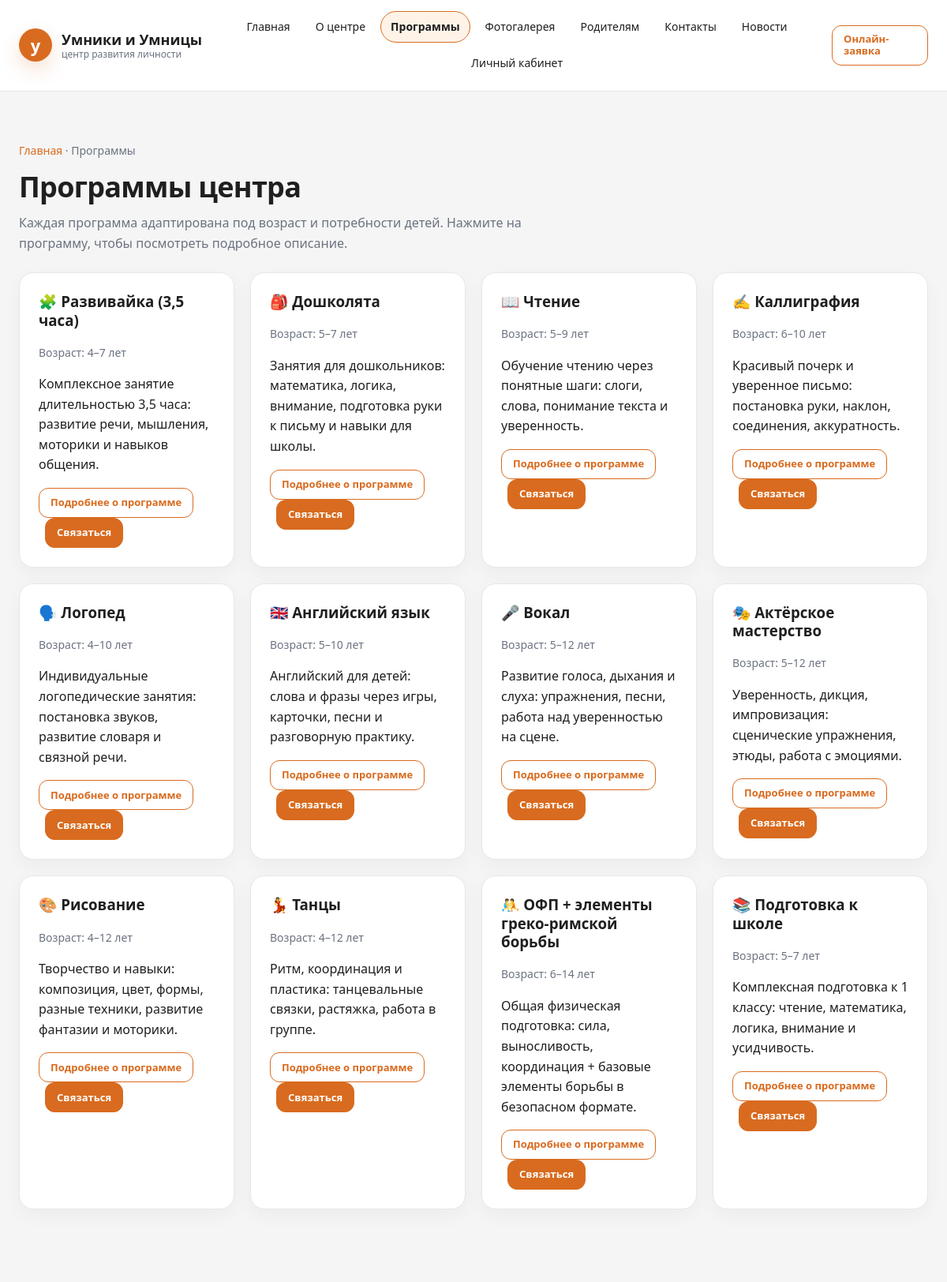
Screenshot of /programs.php with the database file from the repository.
### tables this page shows
CREATE TABLE IF NOT EXISTS programs (
    id INT UNSIGNED AUTO_INCREMENT PRIMARY KEY,
    title VARCHAR(255) NOT NULL,
    slug VARCHAR(255) NOT NULL UNIQUE,
    age_from TINYINT NULL,
    age_to TINYINT NULL,
    short_description TEXT NULL,
    full_description TEXT NULL,
    is_active TINYINT(1) NOT NULL DEFAULT 1,
    sort_order INT DEFAULT 0,
    created_at TIMESTAMP DEFAULT CURRENT_TIMESTAMP
);

### programs.php (the view, shortened to what this page needs)
<?php
require_once __DIR__ . '/config.php';
function program_emoji(string $slug): string {
    $map = [
        'razvivaika-4plus' => '🧩',
        'doshkolyata-5plus' => '🎒',
        'reading' => '📖',
        'calligraphy' => '✍️',
        'speech-therapist' => '🗣️',
        'english' => '🇬🇧',
        'vocal' => '🎤',
        'acting' => '🎭',
        'drawing' => '🎨',
        'dance' => '💃',
        'ofp-wrestling' => '🤼',
        'school-prep' => '📚',
    ];
    return $map[$slug] ?? '✨';
}
try {
    $stmt = $pdo->query("SELECT * FROM programs WHERE is_active = 1 ORDER BY sort_order, id");
    $programs = $stmt->fetchAll();
} catch (PDOException $e) {
    $programs = [];
}
?>
<!DOCTYPE html>
<html lang="ru">
<head>
    <link rel="stylesheet" href="assets/css/style.css">
</head>
<body>
<header class="site-header">
    <div class="container header-inner">
        <div class="logo">
            <div class="logo-circle">у</div>
            <div class="logo-text">
                <div class="logo-title">Умники и Умницы</div>
                <div class="logo-subtitle">центр развития личности</div>
            </div>
        </div>
        <nav class="main-nav">
            <a href="index.html">Главная</a>
            <a href="about.html">О центре</a>
            <a href="programs.php" class="is-current">Программы</a>
            <a href="gallery.html">Фотогалерея</a>
            <a href="parents.php">Родителям</a>
            <a href="contacts.html">Контакты</a>
            <a href="news.php">Новости</a>
            <a href="login.php">Личный кабинет</a>
        </nav>
        <a href="parents.php" class="btn btn-sm btn-outline">Онлайн-заявка</a>
    </div>
</header>
<main>
    <section class="section section-alt">
        <div class="container">
            <div class="breadcrumbs"><a href="index.html">Главная</a> · Программы</div>
            <h1 class="page-title">Программы центра</h1>
            <p class="section-lead">
                Каждая программа адаптирована под возраст и потребности детей.
                Нажмите на программу, чтобы посмотреть подробное описание.
            </p>
            <?php if (!$programs): ?>
                <p>Пока нет добавленных программ.</p>
            <?php else: ?>
                <div class="cards-row">
                    <?php foreach ($programs as $p): ?>
                        <article class="program-card">
                            <h3>
                                <a href="program.php?slug=<?php echo urlencode($p['slug']); ?>" style="text-decoration:none;color:inherit;">
                                    <?php echo program_emoji($p['slug']) . ' ' . htmlspecialchars($p['title'], ENT_QUOTES | ENT_SUBSTITUTE, 'UTF-8'); ?>
                                </a>
                            </h3>
                            <p class="section-lead" style="margin-bottom:6px;">
                                Возраст:
                                <?php if ($p['age_from'] || $p['age_to']): ?>
                                    <?php echo htmlspecialchars((string)$p['age_from'], ENT_QUOTES | ENT_SUBSTITUTE, 'UTF-8'); ?>–<?php echo htmlspecialchars((string)$p['age_to'], ENT_QUOTES | ENT_SUBSTITUTE, 'UTF-8'); ?> лет
                                <?php else: ?>
                                    по согласованию
                                <?php endif; ?>
                            </p>
                            <?php if (!empty($p['short_description'])): ?>
                                <p><?php echo nl2br(htmlspecialchars($p['short_description'], ENT_QUOTES | ENT_SUBSTITUTE, 'UTF-8')); ?></p>
                            <?php endif; ?>
                            <a href="program.php?slug=<?php echo urlencode($p['slug']); ?>" class="btn btn-sm btn-outline">
                                Подробнее о программе
                            </a>
                            <a href="parents.php" class="btn btn-sm btn-full" style="margin-left:8px;">
                                Связаться
                            </a>
                        </article>
                    <?php endforeach; ?>
                </div>
            <?php endif; ?>
        </div>
    </section>
</main>
</body>
</html>

### assets/css/style.css (style rules this page uses)
:root { --accent: #D86B1F; --accent-hover: #BF5A17; --accent-soft: #FFF3E8; --text: #1F1F1F; --muted: #6B7280; --bg-soft: #F5F5F5; --border: #E5E7EB; --card: #FFFFFF; --input-hover: #F0F0F0; --input-border-hover: #D1D5DB; --placeholder: #9CA3AF; --danger: #DC2626; --success: #16A34A; --shadow-card: 0 8px 24px rgba(0, 0, 0, 0.04); --shadow-soft: 0 14px 34px rgba(31, 31, 31, 0.07); --radius-card: 18px; --radius-control: 12px; }
*, *::before, *::after { box-sizing: border-box; }
html { margin: 0; padding: 0; overflow-x: hidden; scroll-behavior: smooth; }
body { margin: 0; padding: 0; min-width: 0; overflow-x: hidden; font-family: system-ui, -apple-system, BlinkMacSystemFont, "SF Pro Text", "Segoe UI", sans-serif; color: var(--text); background: var(--bg-soft); line-height: 1.6; text-rendering: optimizeLegibility; }
a { color: var(--accent); text-underline-offset: 3px; transition: color 0.16s ease, background 0.16s ease, border-color 0.16s ease, box-shadow 0.16s ease, transform 0.16s ease; }
.container { width: min(1180px, 100% - 48px); margin: 0 auto; }
main { padding-bottom: 64px; }
.section { padding: 64px 0; }
.section-alt { background: var(--bg-soft); }
.site-header { position: sticky; top: 0; z-index: 50; background: rgba(255, 255, 255, 0.94); border-bottom: 1px solid var(--border); backdrop-filter: blur(14px); }
.header-inner { display: flex; align-items: center; justify-content: space-between; gap: 20px; padding: 14px 0; }
.logo { display: flex; align-items: center; gap: 12px; min-width: max-content; }
.logo-circle { width: 42px; height: 42px; border-radius: 50%; background: var(--accent); box-shadow: 0 10px 24px rgba(216, 107, 31, 0.2); display: flex; align-items: center; justify-content: center; color: #FFFFFF; font-weight: 800; font-size: 22px; text-transform: lowercase; }
.logo-text { display: flex; flex-direction: column; line-height: 1.25; }
.logo-title { font-weight: 700; font-size: 18px; color: var(--text); }
.logo-subtitle { font-size: 12px; color: var(--muted); }
.main-nav { display: flex; gap: 6px; align-items: center; justify-content: center; flex-wrap: wrap; font-size: 14px; }
.main-nav a { text-decoration: none; color: var(--text); padding: 8px 12px; border-radius: 999px; border: 1px solid transparent; white-space: nowrap; }
.main-nav a.is-current { background: var(--accent-soft); border-color: var(--accent); color: var(--text); font-weight: 700; }
.btn, button[type="submit"], input[type="submit"], input[type="button"] { display: inline-flex; align-items: center; justify-content: center; gap: 8px; min-height: 44px; border-radius: var(--radius-control); border: 1px solid var(--border); cursor: pointer; padding: 12px 18px; font-size: 14px; line-height: 1.2; font-weight: 600; text-decoration: none; color: var(--text); background: var(--bg-soft); box-shadow: none; appearance: none; }
.btn-full, button.btn-full, input.btn-full, button[type="submit"]:not(.btn-outline):not(.btn-white) { background: var(--accent); color: #FFFFFF; border-color: var(--accent); }
.btn-outline { background: #FFFFFF; color: var(--accent); border-color: var(--accent); }
.btn-sm { min-height: 38px; padding: 9px 14px; font-size: 13px; }
.page-title { font-size: clamp(28px, 3vw, 40px); line-height: 1.16; letter-spacing: -0.02em; font-weight: 700; margin: 0 0 12px; }
.hero-subtitle, .section-lead { font-size: 16px; color: var(--muted); max-width: 680px; margin: 0 0 20px; }
.cards-row, .lite-grid { display: grid; grid-template-columns: repeat(auto-fit, minmax(260px, 1fr)); gap: 20px; margin-top: 24px; }
.card, .news-card, .program-card, .photo-card, .big-form, .table-wrapper { background: var(--card); border: 1px solid var(--border); border-radius: var(--radius-card); box-shadow: var(--shadow-card); }
.card, .news-card, .program-card, .big-form { padding: 24px; }
.card h2, .card h3, .news-card h2, .news-card h3, .program-card h2, .program-card h3 { margin-top: 0; font-weight: 700; line-height: 1.25; }
.breadcrumbs { font-size: 14px; color: var(--muted); margin-bottom: 14px; }
.breadcrumbs a { color: var(--accent); text-decoration: none; }
.news-meta, .program-card .section-lead, .card .section-lead { font-size: 14px; color: var(--muted); }
.program-card, .news-card { height: 100%; }

### rows the page displays
programs: slug "🧩", title "Развивайка (3,5 часа)", age_from "4", age_to "7", short_description "Комплексное занятие длительностью 3,5 часа: развитие речи, мышления, моторики и навыков общения."
programs: slug "🎒", title "Дошколята", age_from "5", age_to "7", short_description "Занятия для дошкольников: математика, логика, внимание, подготовка руки к письму и навыки для школы."
programs: slug "📖", title "Чтение", age_from "5", age_to "9", short_description "Обучение чтению через понятные шаги: слоги, слова, понимание текста и уверенность."
programs: slug "✍️", title "Каллиграфия", age_from "6", age_to "10", short_description "Красивый почерк и уверенное письмо: постановка руки, наклон, соединения, аккуратность."
programs: slug "🗣️", title "Логопед", age_from "4", age_to "10", short_description "Индивидуальные логопедические занятия: постановка звуков, развитие словаря и связной речи."
programs: slug "🇬🇧", title "Английский язык", age_from "5", age_to "10", short_description "Английский для детей: слова и фразы через игры, карточки, песни и разговорную практику."
programs: slug "🎤", title "Вокал", age_from "5", age_to "12", short_description "Развитие голоса, дыхания и слуха: упражнения, песни, работа над уверенностью на сцене."
programs: slug "🎭", title "Актёрское мастерство", age_from "5", age_to "12", short_description "Уверенность, дикция, импровизация: сценические упражнения, этюды, работа с эмоциями."
programs: slug "🎨", title "Рисование", age_from "4", age_to "12", short_description "Творчество и навыки: композиция, цвет, формы, разные техники, развитие фантазии и моторики."
programs: slug "💃", title "Танцы", age_from "4", age_to "12", short_description "Ритм, координация и пластика: танцевальные связки, растяжка, работа в группе."
programs: slug "🤼", title "ОФП + элементы греко-римской борьбы", age_from "6", age_to "14", short_description "Общая физическая подготовка: сила, выносливость, координация + базовые элементы борьбы в безопасном формате."
programs: slug "📚", title "Подготовка к школе", age_from "5", age_to "7", short_description "Комплексная подготовка к 1 классу: чтение, математика, логика, внимание и усидчивость."
